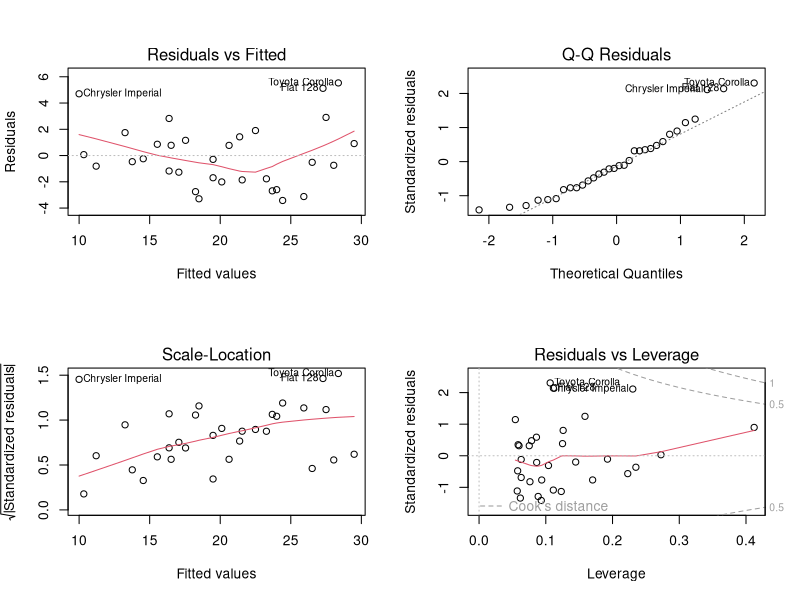
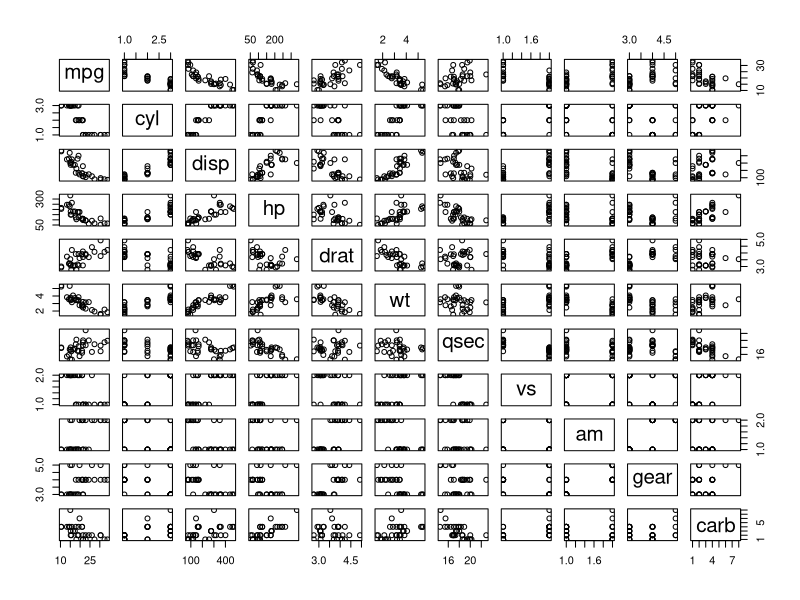
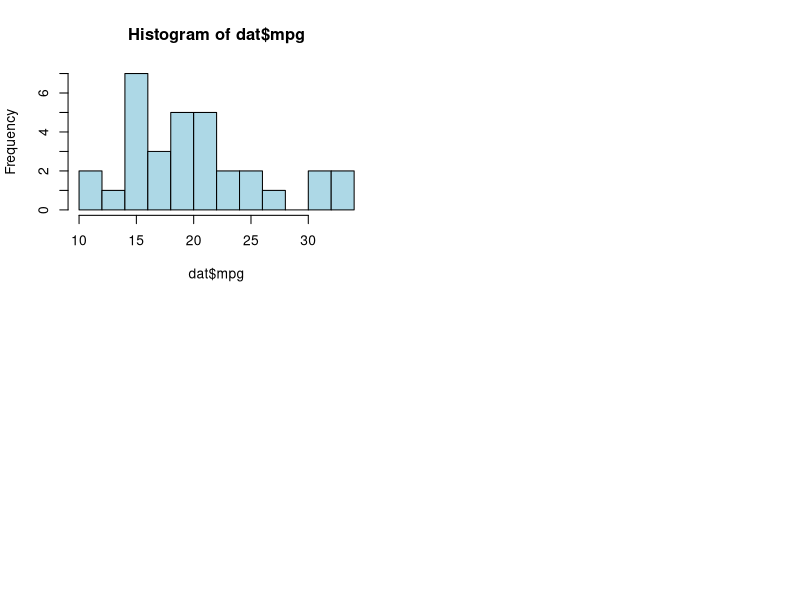
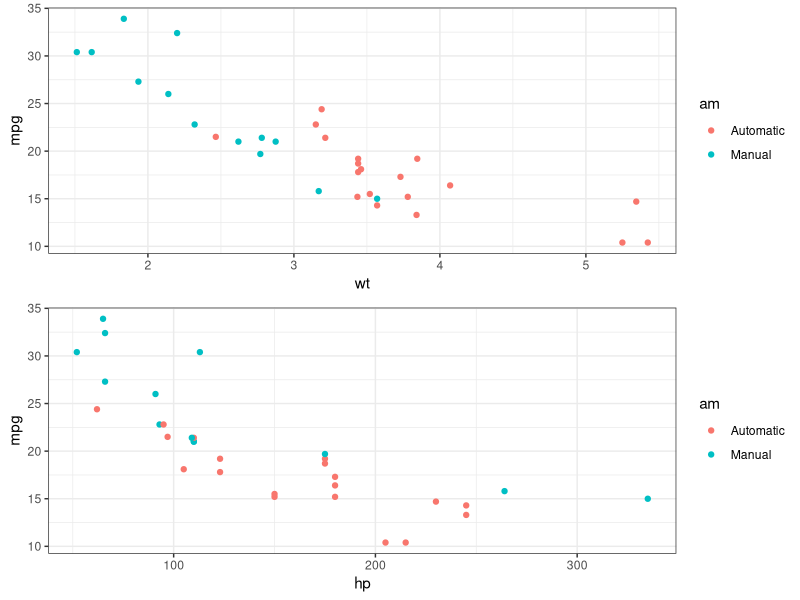
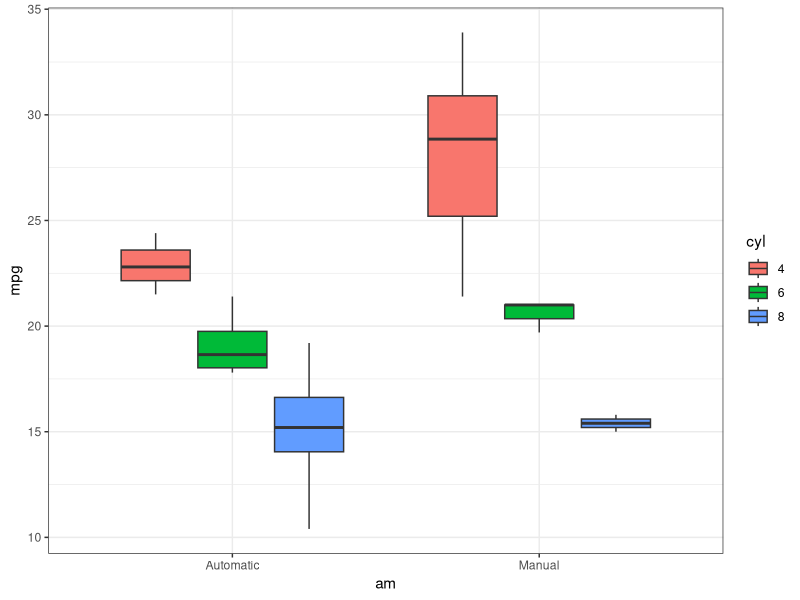

Source code (R) for these figures, in order:
## ---- chunk 1
knitr::opts_chunk$set(echo = TRUE)
## ---- chunk 2
library(ggplot2); library(gridExtra); library(dplyr); library(plyr)
## ---- chunk 3
dat <- mtcars
dat$am <- as.factor(mapvalues(dat$am, c(0,1), c("Automatic", "Manual")))
dat$vs <- as.factor(mapvalues(dat$vs, c(0,1), c("V-shaped", "Straight")))
dat$cyl <- as.factor(dat$cyl)
## ---- chunk 4
t.test(dat$mpg[dat$am == "Automatic"], dat$mpg[dat$am == "Manual"])
## ---- chunk 5
mod1 <- lm(mpg ~ am + wt, data = dat)
## ---- chunk 6
mod2 <- lm(mpg ~ am + wt + hp, data = dat)
## ---- chunk 7
mod3 <- lm(mpg ~ am + wt + hp + cyl, data = dat)
## ---- chunk 8
anova(mod1, mod2, mod3)
## ---- chunk 9
table(dat$am, dat$cyl)
## ---- chunk 10
summary(mod2)
## ---- chunk 11
par(mfrow = c(2, 2))
plot(mod2)
## ---- chunk 12

plot(dat)

hist(dat$mpg, col = "lightblue", breaks = 10)

p1 <- 
ggplot(dat, aes(wt, mpg, col= am))+ 
  geom_point() + 
  theme_bw()

p2 <- 
ggplot(dat, aes(hp, mpg, col= am))+ 
  geom_point() + 
  theme_bw()

gridExtra::grid.arrange(p1, p2)

ggplot(dat, aes(x = am, y = mpg, fill = cyl)) + 
  geom_boxplot() + 
  theme_bw()
